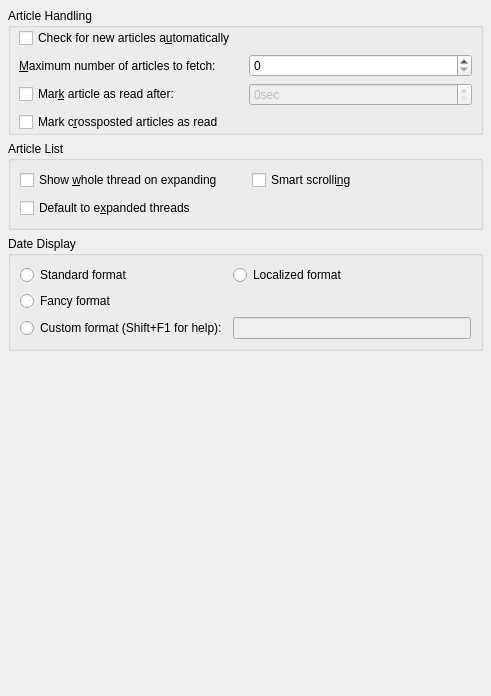
<?xml version="1.0" encoding="UTF-8"?>
<ui version="4.0">
 <author>Volker Krause &lt;vkrause@kde.org&gt;</author>
 <class>KNode::ReadNewsGeneralWidgetBase</class>
 <widget class="KCModule" name="KNode::ReadNewsGeneralWidgetBase">
  <property name="geometry">
   <rect>
    <x>0</x>
    <y>0</y>
    <width>491</width>
    <height>696</height>
   </rect>
  </property>
  <layout class="QVBoxLayout">
   <property name="spacing">
    <number>6</number>
   </property>
   <property name="margin">
    <number>8</number>
   </property>
   <item>
    <widget class="QGroupBox" name="articleHandlingBox">
     <property name="title">
      <string>Article Handling</string>
     </property>
     <layout class="QVBoxLayout">
      <property name="spacing">
       <number>6</number>
      </property>
      <property name="leftMargin">
       <number>8</number>
      </property>
      <property name="topMargin">
       <number>0</number>
      </property>
      <property name="rightMargin">
       <number>8</number>
      </property>
      <property name="bottomMargin">
       <number>0</number>
      </property>
      <item>
       <widget class="QCheckBox" name="kcfg_autoCheckGroups">
        <property name="text">
         <string>Check for new articles a&amp;utomatically</string>
        </property>
       </widget>
      </item>
      <item>
       <layout class="QGridLayout" name="gridLayout_3">
        <item row="1" column="0">
         <widget class="QLabel" name="label">
          <property name="text">
           <string>&amp;Maximum number of articles to fetch:</string>
          </property>
          <property name="buddy">
           <cstring>kcfg_maxToFetch</cstring>
          </property>
         </widget>
        </item>
        <item row="1" column="1">
         <widget class="KIntSpinBox" name="kcfg_maxToFetch">
          <property name="minimum">
           <number>0</number>
          </property>
          <property name="maximum">
           <number>100000</number>
          </property>
         </widget>
        </item>
        <item row="2" column="0">
         <widget class="QCheckBox" name="kcfg_autoMark">
          <property name="text">
           <string>Mar&amp;k article as read after:</string>
          </property>
         </widget>
        </item>
        <item row="2" column="1">
         <widget class="KIntSpinBox" name="kcfg_autoMarkSeconds">
          <property name="enabled">
           <bool>false</bool>
          </property>
          <property name="suffix">
           <string>sec</string>
          </property>
          <property name="maximum">
           <number>9999</number>
          </property>
         </widget>
        </item>
       </layout>
      </item>
      <item>
       <widget class="QCheckBox" name="kcfg_markCrossposts">
        <property name="text">
         <string>Mark c&amp;rossposted articles as read</string>
        </property>
       </widget>
      </item>
     </layout>
    </widget>
   </item>
   <item>
    <widget class="QGroupBox" name="articleListBox">
     <property name="title">
      <string>Article List</string>
     </property>
     <layout class="QGridLayout" name="gridLayout">
      <property name="horizontalSpacing">
       <number>12</number>
      </property>
      <property name="verticalSpacing">
       <number>8</number>
      </property>
      <item row="2" column="0">
       <widget class="QCheckBox" name="kcfg_defaultToExpandedThreads">
        <property name="text">
         <string>Default to e&amp;xpanded threads</string>
        </property>
       </widget>
      </item>
      <item row="1" column="0">
       <widget class="QCheckBox" name="kcfg_totalExpandThreads">
        <property name="text">
         <string>Show &amp;whole thread on expanding</string>
        </property>
       </widget>
      </item>
      <item row="1" column="1">
       <widget class="QCheckBox" name="kcfg_smartScrolling">
        <property name="text">
         <string>Smart scrolli&amp;ng</string>
        </property>
       </widget>
      </item>
     </layout>
    </widget>
   </item>
   <item>
    <widget class="QGroupBox" name="dateFormatBox">
     <property name="title">
      <string>Date Display</string>
     </property>
     <layout class="QGridLayout" name="gridLayout_2">
      <item row="0" column="0">
       <widget class="QRadioButton" name="mStandardDateFormat">
        <property name="text">
         <string>Standard format</string>
        </property>
       </widget>
      </item>
      <item row="2" column="0">
       <widget class="QRadioButton" name="mFancyDateFormat">
        <property name="text">
         <string>Fancy format</string>
        </property>
       </widget>
      </item>
      <item row="4" column="1">
       <widget class="KLineEdit" name="kcfg_customDateFormat">
        <property name="enabled">
         <bool>false</bool>
        </property>
       </widget>
      </item>
      <item row="0" column="1">
       <widget class="QRadioButton" name="mLocalizedDateFormat">
        <property name="text">
         <string>Localized format</string>
        </property>
       </widget>
      </item>
      <item row="4" column="0">
       <widget class="QRadioButton" name="mCustomDateFormat">
        <property name="text">
         <string>Custom format (Shift+F1 for help):</string>
        </property>
       </widget>
      </item>
     </layout>
    </widget>
   </item>
   <item>
    <spacer name="verticalSpacer">
     <property name="orientation">
      <enum>Qt::Vertical</enum>
     </property>
     <property name="sizeHint" stdset="0">
      <size>
       <width>20</width>
       <height>20</height>
      </size>
     </property>
    </spacer>
   </item>
  </layout>
 </widget>
 <customwidgets>
  <customwidget>
   <class>KLineEdit</class>
   <extends>QLineEdit</extends>
   <header>klineedit.h</header>
  </customwidget>
  <customwidget>
   <class>KIntSpinBox</class>
   <extends>QSpinBox</extends>
   <header>knuminput.h</header>
  </customwidget>
  <customwidget>
   <class>KCModule</class>
   <extends></extends>
   <header>kcmodule.h</header>
   <container>1</container>
  </customwidget>
 </customwidgets>
 <resources/>
 <connections>
  <connection>
   <sender>kcfg_autoMark</sender>
   <signal>toggled(bool)</signal>
   <receiver>kcfg_autoMarkSeconds</receiver>
   <slot>setEnabled(bool)</slot>
   <hints>
    <hint type="sourcelabel">
     <x>58</x>
     <y>83</y>
    </hint>
    <hint type="destinationlabel">
     <x>248</x>
     <y>88</y>
    </hint>
   </hints>
  </connection>
  <connection>
   <sender>mCustomDateFormat</sender>
   <signal>toggled(bool)</signal>
   <receiver>kcfg_customDateFormat</receiver>
   <slot>setEnabled(bool)</slot>
   <hints>
    <hint type="sourcelabel">
     <x>67</x>
     <y>434</y>
    </hint>
    <hint type="destinationlabel">
     <x>121</x>
     <y>464</y>
    </hint>
   </hints>
  </connection>
  <connection>
   <sender>mStandardDateFormat</sender>
   <signal>toggled(bool)</signal>
   <receiver>KNode::ReadNewsGeneralWidgetBase</receiver>
   <slot>changed()</slot>
   <hints>
    <hint type="sourcelabel">
     <x>279</x>
     <y>362</y>
    </hint>
    <hint type="destinationlabel">
     <x>301</x>
     <y>362</y>
    </hint>
   </hints>
  </connection>
  <connection>
   <sender>mLocalizedDateFormat</sender>
   <signal>toggled(bool)</signal>
   <receiver>KNode::ReadNewsGeneralWidgetBase</receiver>
   <slot>changed()</slot>
   <hints>
    <hint type="sourcelabel">
     <x>256</x>
     <y>387</y>
    </hint>
    <hint type="destinationlabel">
     <x>300</x>
     <y>390</y>
    </hint>
   </hints>
  </connection>
  <connection>
   <sender>mFancyDateFormat</sender>
   <signal>toggled(bool)</signal>
   <receiver>KNode::ReadNewsGeneralWidgetBase</receiver>
   <slot>changed()</slot>
   <hints>
    <hint type="sourcelabel">
     <x>197</x>
     <y>412</y>
    </hint>
    <hint type="destinationlabel">
     <x>302</x>
     <y>418</y>
    </hint>
   </hints>
  </connection>
  <connection>
   <sender>mCustomDateFormat</sender>
   <signal>toggled(bool)</signal>
   <receiver>KNode::ReadNewsGeneralWidgetBase</receiver>
   <slot>changed()</slot>
   <hints>
    <hint type="sourcelabel">
     <x>275</x>
     <y>435</y>
    </hint>
    <hint type="destinationlabel">
     <x>301</x>
     <y>444</y>
    </hint>
   </hints>
  </connection>
 </connections>
</ui>
